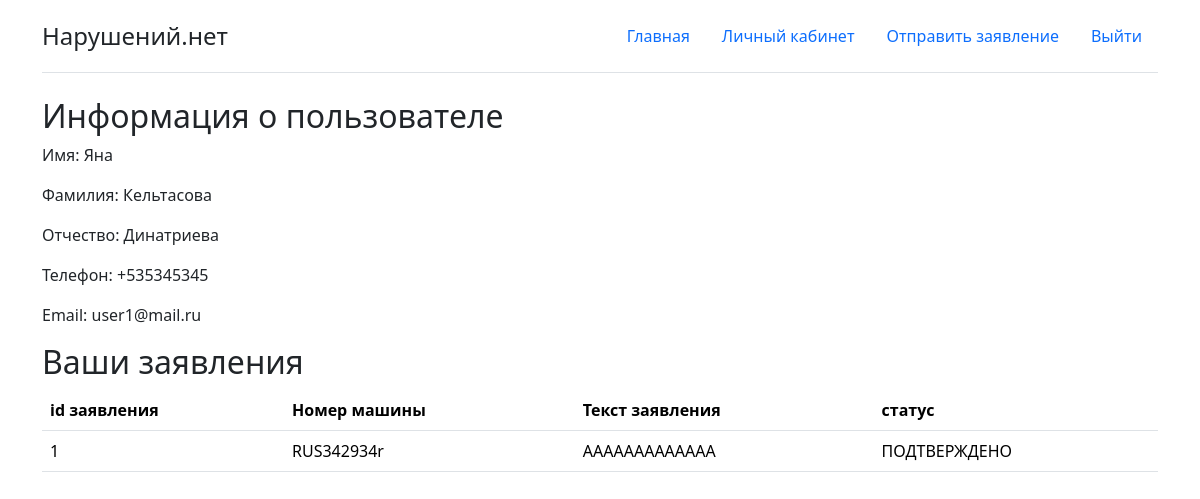
The page /userprofile/ (signed in) on the database its author committed.
### main/models.py (models this page shows, shortened)
class CustomUser(AbstractUser):
    first_name = models.CharField(max_length=15, blank=True)
    last_name = models.CharField(max_length=15, blank=True)
    third_name = models.CharField(max_length=15, blank=True)
    phone = models.CharField(max_length=12, unique=True)
    email = models.EmailField(unique=True)
    class Meta:
        verbose_name = "Пользователь"
        verbose_name_plural = "Пользователи"

class Application(models.Model):
    STATUS_CHOICES = [
        ('new', 'НОВАЯ'),
        ('approved', 'ПОДТВЕРЖДЕНО'),
        ('rejected', 'ОТКЛОНЕНО'),
    ]
    user = models.ForeignKey(USER_MODEL, on_delete=models.CASCADE)
    car = models.CharField(max_length=10)
    descr = models.TextField(max_length=300)
    status = models.CharField(max_length=10, choices=STATUS_CHOICES, default='new')
    class Meta:
        verbose_name = "Заявление"
        verbose_name_plural = "Заявления"

### main/views.py (the view)
# urls.py: path('userprofile/', views.user_profile, name='user_profile'),
@login_required
def user_profile(request):
    user = request.user
    applications = Application.objects.filter(user=user)
    context = {
        'user':user,
        'applications':applications,
    }
    return render(request, 'main/userprofile.html', context);

### main/context_processors.py (called while the page is built)
def is_admin_context(request):
    is_admin = False
    if request.user.is_authenticated:
        is_admin = Group.objects.filter(name='admins').exists() and request.user.groups.filter(name='admins').exists()
    return {'is_admin': is_admin}

### main/templates/main/userprofile.html (shortened to what this page needs)
{% extends 'base.html' %}
{% load static %}
{% block content%}
<h2>Информация о пользователе</h2>
<div class="user-info-block">
    <p>Имя: {{ user.first_name }}</p>
    <p>Фамилия: {{ user.last_name }}</p>
    <p>Отчество: {{ user.third_name }}</p>
    <p>Телефон: {{ user.phone }}</p>
    <p>Email: {{ user.email }}</p>
</div>
<div class="applications">
    <h2>Ваши заявления</h2>
    <table class="table">
        <tr>
            <th>id заявления</th>
            <th>Номер машины</th>
            <th>Текст заявления</th>
            <th>статус</th>
        </tr>
        {% for application in applications%}
        <tr>
            <td>{{ application.id }}</td>
            <td>{{ application.car }}</td>
            <td>{{ application.descr}}</td>
            <td>{{ application.get_status_display }}</td>
        </tr>
        {% empty %}
        <tr>
            <td rowspan="4">У вас нет заявок )</td>
        </tr>
        {% endfor %}
    </table>
</div>
{% endblock %}

### rows shown on the page
CustomUser: first_name "Яна", last_name "Кельтасова", third_name "Динатриева", phone "+535345345", email "user1@mail.ru"
Application: id "1", car "RUS342934r", descr "ААААААААААААА", status "ПОДТВЕРЖДЕНО"
